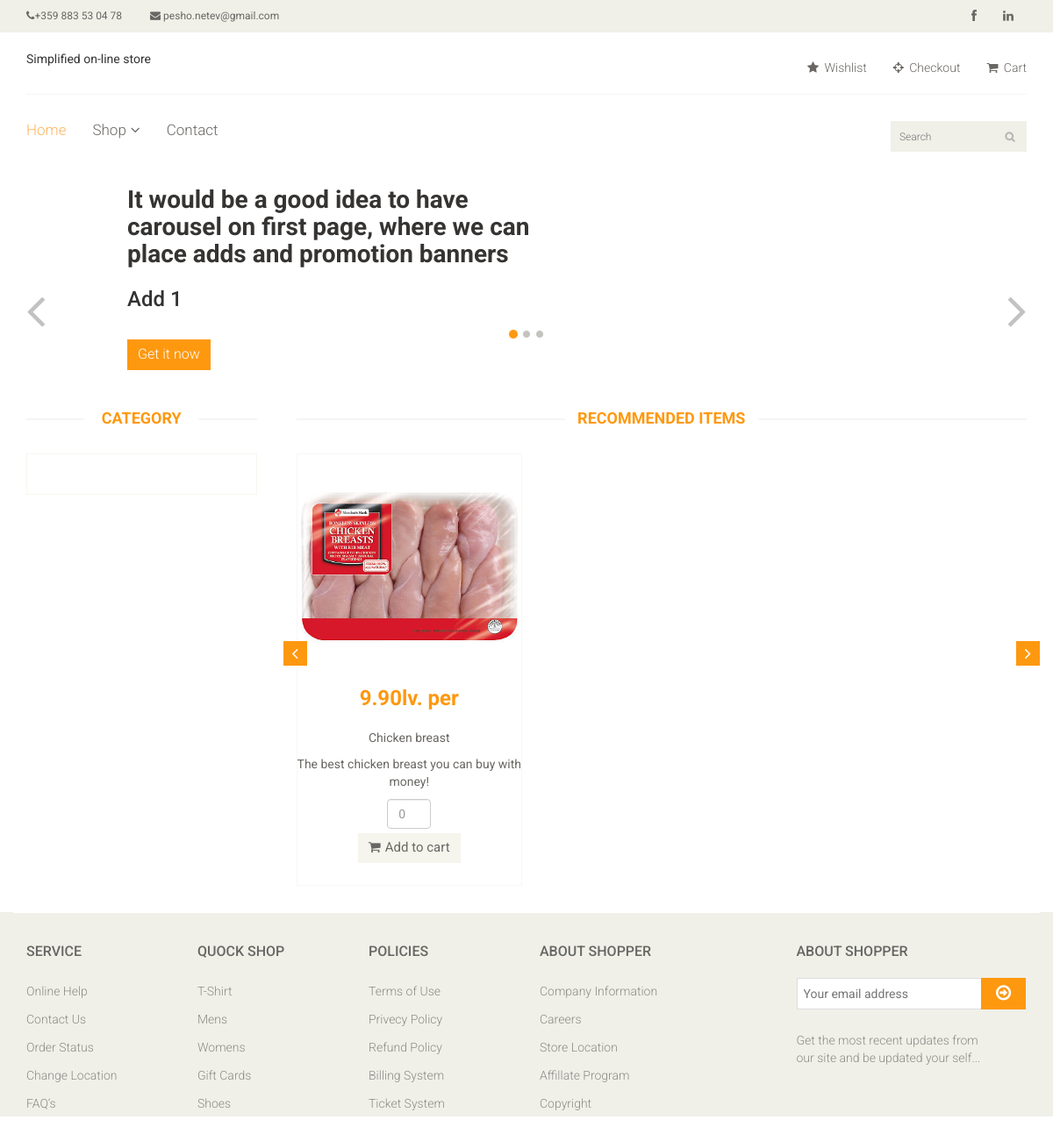
Page /store/ on the earlier database version.
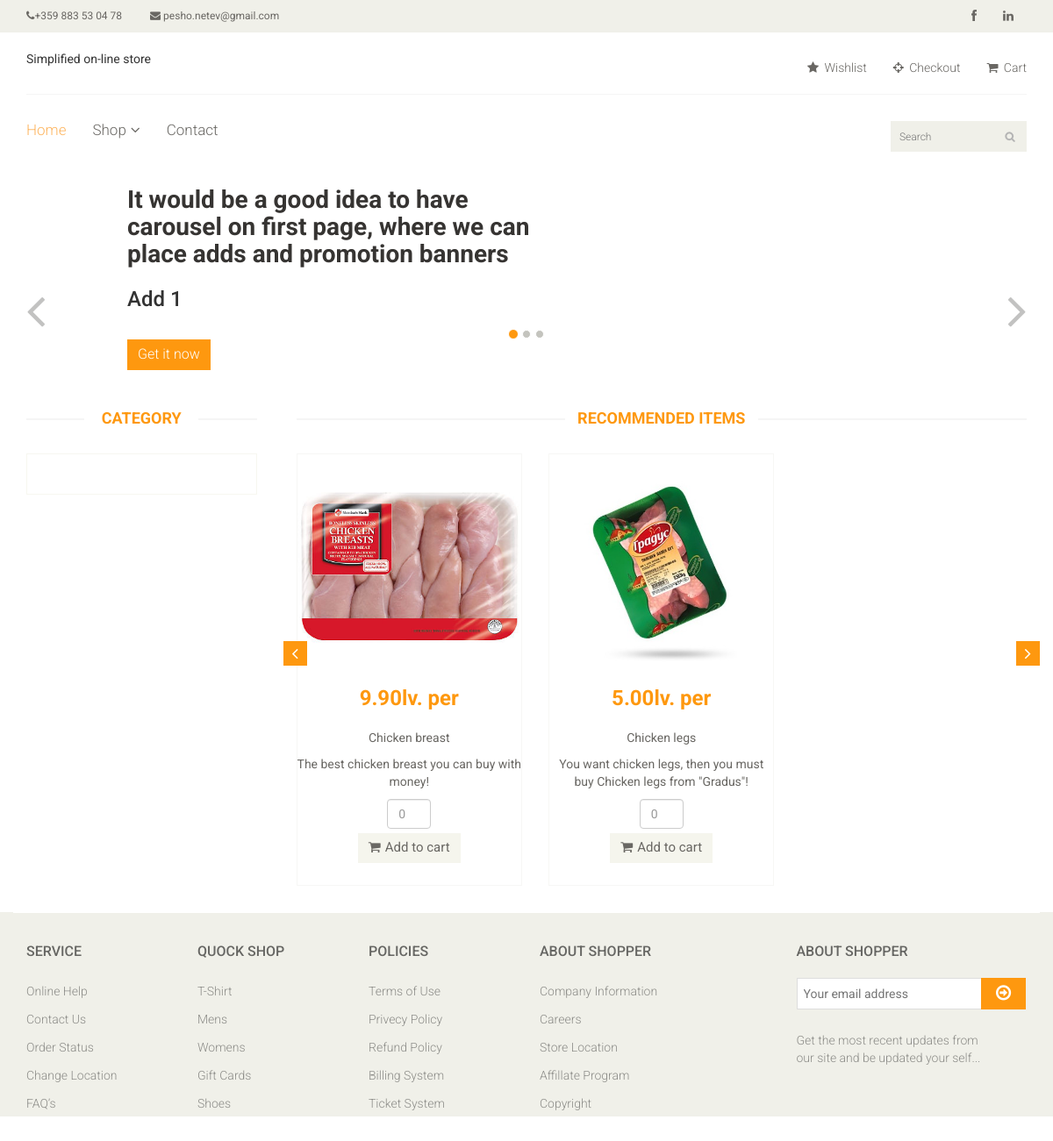
Same page on the later database version.
### store/models.py (models this page shows)
class Product(models.Model):
    weight_units = (
        ('Kilogram', 'kg'),
        ('Pound', 'pd'),
        ('Gram', 'g'),
        ('Liter', 'l')
    )
    category = models.ForeignKey(Category, related_name='products', on_delete=models.CASCADE)
    name = models.CharField(max_length=200, default="")
    price = models.DecimalField(max_digits=10, decimal_places=2, default=0.0)
    brand = models.CharField(max_length=100, default="")
    image = models.ImageField(upload_to='store/static/store/products/%Y_%m_%d', blank=True)
    created = models.DateTimeField(auto_now_add=True)
    updated = models.DateTimeField(auto_now=True)
    description = models.TextField(default="")
    available = models.BooleanField(default=True)
    quantity = models.PositiveIntegerField()
    unit = models.CharField(max_length=10, default="", choices=weight_units)
    def __str__(self):
        return self.name

### store/views.py (the view)
# urls.py: path('', views.index, name='index'),
def index(request):
    template = 'store/index.html'
    categories = Category.objects.all()
    all_products = Product.objects.all()
    split_products = []
    start_position = 0
    iterator = 3
    number_of_sets = len(all_products) // 3
    print("All products = {}".format(len(all_products)))
    print("Number of sets = {}".format(number_of_sets))
    while number_of_sets > 0:
        split_products.append([p for p in all_products[start_position:iterator]])
        number_of_sets -= 1
        start_position += 3
        iterator += 3
    if number_of_sets*len(split_products) < len(all_products):
        split_products.append([p for p in all_products[start_position:]])
    print(split_products)
    context = {
        'root_children': categories,
        'active_products': split_products[0],
        'not_active': split_products[1:]
    }
    return render(request, template, context)

### store/models.py (called while the page is built)
    def __str__(self):
        return "{0}".format(self.name)

### store/templates/store/index.html (shortened to what the changed rows need)
{% load static %}
{% load mptt_tags %}
<!DOCTYPE html>
<html lang="en">
<head>
    <link href="{% static 'store/css/bootstrap.min.css' %}" rel="stylesheet">
    <link href="{% static 'store/css/font-awesome.min.css' %}" rel="stylesheet">
    <link href="{% static 'store/css/prettyPhoto.css' %}" rel="stylesheet">
    <link href="{% static 'store/css/price-range.css' %}" rel="stylesheet">
    <link href="{% static 'store/css/animate.css' %}" rel="stylesheet">
	<link href="{% static 'store/css/main.css' %}" rel="stylesheet">
	<link href="{% static 'store/css/responsive.css' %}" rel="stylesheet">
</head>
<body>
	<section id="slider">
		<div class="container">
			<div class="row">
				<div class="col-sm-12">
					<div id="slider-carousel" class="carousel slide" data-ride="carousel">
						<div class="carousel-inner">
							<div class="item active">
								<div class="col-sm-6">
									<h2>It would be a good idea to have carousel on first page, where we can place adds and promotion banners</h2>
								</div>
							</div>
						</div>
					</div>
				</div>
			</div>
		</div>
	</section>
	<section>
		<div class="container">
			<div class="row">
				<div class="col-sm-3">
					<div class="left-sidebar">
						<h2>Category</h2>
					</div>
				</div>
				<div class="col-sm-9 padding-right">
					<div class="recommended_items">
						<h2 class="title text-center">recommended items</h2>
						<div id="recommended-item-carousel" class="carousel slide" data-ride="carousel">
							<div class="carousel-inner">
								<div class="item active">
									{% for pr in active_products %}
										<div class="col-sm-4">
											<div class="product-image-wrapper">
												<div class="single-products">
													<div class="productinfo text-center">
														<img src="../../../../{{pr.image}}" alt="product_{{ pr.name }}" width="300"/>
														<h2>{{ pr.price }}lv. per {{ pr.unit }}</h2>
														<p>{{ pr.name }}</p>
														<p class="text-justify">{{ pr.description }}</p>
														<input type="number" class="form-control quantity" placeholder="0"/>
														<a href="#" class="btn btn-default add-to-cart" data-category="{{ pr.category }}" data-description="{{ pr.description }}" data-product="{{pr.name}}" data-price="{{pr.price}}" data-unit="{{pr.unit}}"><i class="fa fa-shopping-cart"></i>Add to cart</a>
													</div>
												</div>
											</div>
										</div>
									{% endfor %}
								</div>
							</div>
						</div>
					</div>
				</div>
			</div>
		</div>
	</section>
	<footer id="footer">
		<div class="footer-widget">
			<div class="container">
				<div class="row">
					<div class="col-sm-2">
						<div class="single-widget">
							<h2>Service</h2>
						</div>
					</div>
					<div class="col-sm-2">
						<div class="single-widget">
							<h2>Quock Shop</h2>
						</div>
					</div>
					<div class="col-sm-2">
						<div class="single-widget">
							<h2>Policies</h2>
						</div>
					</div>
					<div class="col-sm-2">
						<div class="single-widget">
							<h2>About Shopper</h2>
						</div>
					</div>
					<div class="col-sm-3 col-sm-offset-1">
						<div class="single-widget">
							<h2>About Shopper</h2>
						</div>
					</div>
				</div>
			</div>
		</div>
	</footer>
</body>
</html>

Differences in the rows shown:
added Product: image (picture), price "5.00", name "Chicken legs", description "You want chicken legs, then you must buy Chicken legs from \"Gradus\"!"
